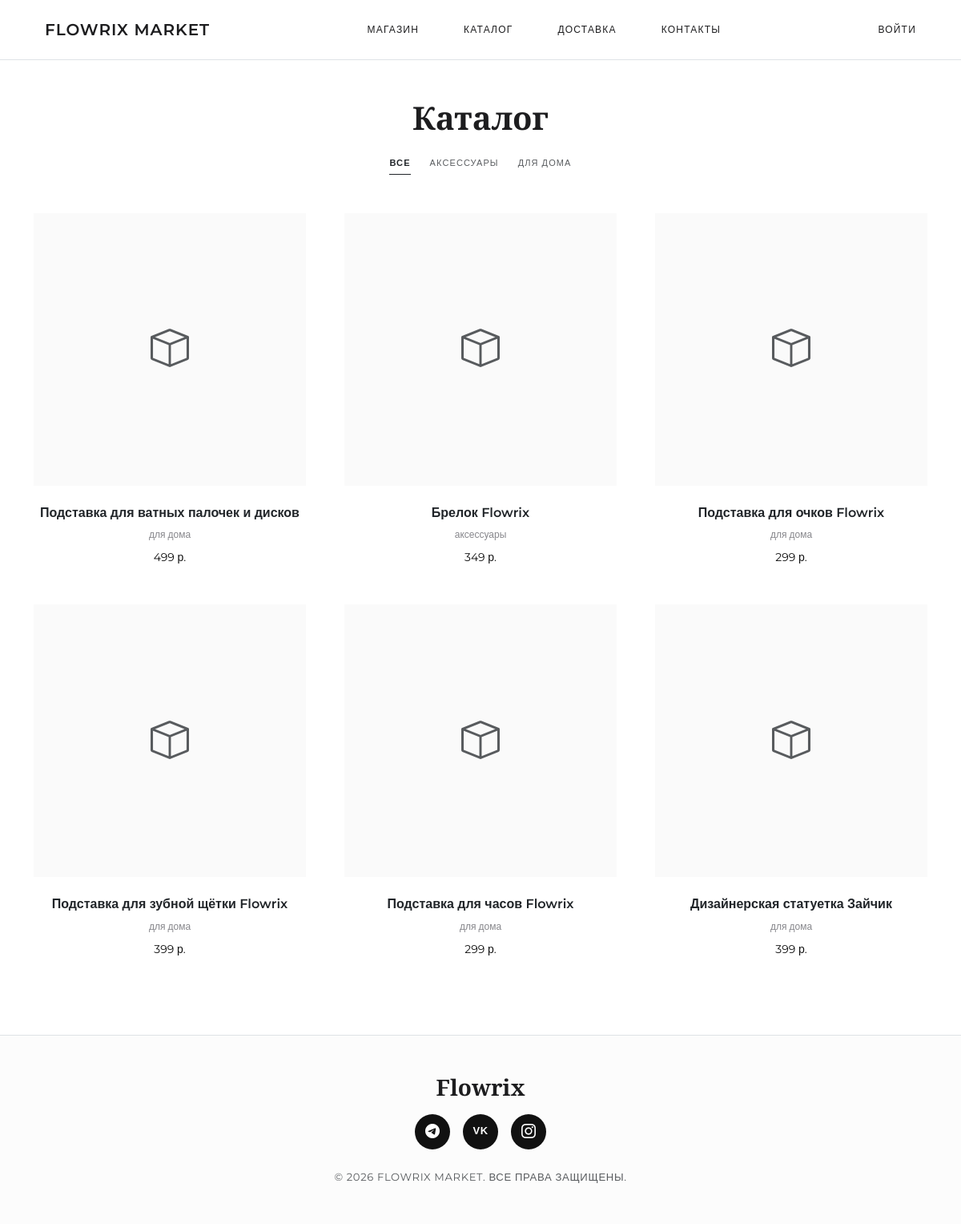
/catalog, run on the app's committed database.
### models.py (models this page shows, shortened)
class Product(db.Model):
    __tablename__ = "products"
    id = db.Column(db.Integer, primary_key=True)
    name = db.Column(db.String(128), nullable=False)
    description = db.Column(db.Text, nullable=True)
    price = db.Column(db.Numeric(10, 2), nullable=False)
    image_filename = db.Column(db.String(256), nullable=True)
    category = db.Column(db.String(64), nullable=True)
    is_available = db.Column(db.Boolean, default=True, nullable=False)
    created_at = db.Column(db.DateTime, default=datetime.utcnow)
    order_items = db.relationship("OrderItem", back_populates="product")
    images = db.relationship("ProductImage", back_populates="product", cascade="all, delete-orphan")
    @property
    def price_float(self) -> float:
        return float(self.price)

### routes/products.py (the view)
@products_bp.route("/catalog")
def index():
    search = request.args.get("q", "").strip()
    category = request.args.get("category", "").strip()
    products = get_products_filtered(search=search, category=category)
    categories = get_all_categories()
    return render_template(
        "products/index.html",
        products=products,
        categories=categories,
        search=search,
        active_category=category,
    )

### main.py (called while the page is built)
def _ensure_admin():
    from models import User
    try:
        first_user = User.query.order_by(User.id.asc()).first()
        if first_user and first_user.role != "admin":
            first_user.role = "admin"
            db.session.commit()
            print(f"User {first_user.username} promoted to Admin")
    except Exception as e:
        print(f"Admin promotion error: {e}")
        db.session.rollback()

### services/product_service.py (called while the page is built, shortened)
def get_products_filtered(search: str = "", category: str = "") -> list:
    query = Product.query.filter_by(is_available=True)
    if category:
        query = query.filter_by(category=category)
    return query.order_by(Product.created_at.desc()).all()

def get_all_categories() -> list[str]:
    rows = (
        Product.query
        .filter(Product.is_available.is_(True), Product.category.isnot(None))
        .with_entities(Product.category)
        .distinct()
        .all()
    )
    return sorted(row[0] for row in rows if row[0])

### templates/products/index.html (shortened to what this page needs)
{% extends "base.html" %}
{% block content %}
<div class="container py-5">
  <div class="text-center mb-5" data-aos="fade-up">
    <h2 class="font-serif mb-4 fs-1">
      {% if active_category %}{{ active_category }}{% elif search %}Поиск: «{{ search }}»{% else %}Каталог{% endif %}
    </h2>
    <div class="d-flex justify-content-center gap-4 flex-wrap mb-4">
      <a href="{{ url_for('products.index', q=search) }}" class="text-decoration-none text-uppercase {% if not active_category %}text-dark fw-bold border-bottom border-dark{% else %}text-muted{% endif %}" style="font-size: 11px; letter-spacing: 0.1em; padding-bottom: 4px;">
        Все
      </a>
      {% for cat in categories %}
        <a href="{{ url_for('products.index', category=cat, q=search) }}" class="text-decoration-none text-uppercase {% if active_category == cat %}text-dark fw-bold border-bottom border-dark{% else %}text-muted{% endif %}" style="font-size: 11px; letter-spacing: 0.1em; padding-bottom: 4px;">
          {{ cat }}
        </a>
      {% endfor %}
    </div>
  </div>
  {% if products %}
    <div class="row row-cols-1 row-cols-md-3 g-5">
      {% for product in products %}
        <div class="col" data-aos="fade-up" data-aos-delay="{{ loop.index * 50 }}">
          <div class="product-card">
            <a href="{{ url_for('products.detail', product_id=product.id) }}" class="text-decoration-none">
              <div class="img-wrapper">
              </div>
              <h5 class="text-dark">{{ product.name }}</h5>
              <div class="category">{{ product.category or "без категории" }}</div>
              <div class="price">{{ "%.0f"|format(product.price_float) }} р.</div>
            </a>
          </div>
        </div>
      {% endfor %}
    </div>
  {% else %}
    <div class="text-center py-5" data-aos="fade-up">
      <p class="text-muted">Ничего не найдено.</p>
      <a href="{{ url_for('products.index') }}" class="btn btn-outline-dark mt-3 rounded-0 text-uppercase" style="font-size: 12px; letter-spacing: 0.05em;">Сбросить фильтры</a>
    </div>
  {% endif %}
</div>
{% endblock %}

### templates/base.html (shortened to what this page needs)
<!DOCTYPE html>
<html lang="ru">
<head>
  <link rel="stylesheet" href="https://cdn.jsdelivr.net/npm/bootstrap@5.3.3/dist/css/bootstrap.min.css">
  <link rel="stylesheet" href="https://cdn.jsdelivr.net/npm/bootstrap-icons@1.11.3/font/bootstrap-icons.min.css">
  <link rel="stylesheet" href="https://unpkg.com/aos@next/dist/aos.css" />
  <link rel="stylesheet" href="{{ url_for('static', filename='css/style.css') }}">
</head>
<body>
  <nav class="navbar navbar-minimal sticky-top bg-white py-3 border-bottom">
    <div class="container-fluid px-4">
      <div class="d-flex align-items-center justify-content-between w-100">
        <div class="d-flex align-items-center">
          <a class="navbar-brand m-0" href="{{ url_for('products.home') }}">Flowrix Market</a>
        </div>
        <div class="d-none d-lg-flex gap-4">
          <a class="nav-link" href="{{ url_for('products.home') }}">МАГАЗИН</a>
          <a class="nav-link" href="{{ url_for('products.index') }}">КАТАЛОГ</a>
          <a class="nav-link" href="{{ url_for('products.delivery') }}">ДОСТАВКА</a>
          <a class="nav-link" href="{{ url_for('products.contacts') }}">КОНТАКТЫ</a>
        </div>
        <div class="d-flex align-items-center gap-3">
          {% if current_user.is_authenticated %}
            <button class="btn btn-link text-dark text-decoration-none d-flex align-items-center gap-2 p-0 position-relative" type="button" data-bs-toggle="offcanvas" data-bs-target="#offcanvasCart">
              <i class="bi bi-bag fs-5"></i>
              {% if current_user.active_cart and current_user.active_cart.items_count > 0 %}
                <span class="position-absolute top-0 start-100 translate-middle badge rounded-pill bg-danger" style="font-size: 10px;">
                  {{ current_user.active_cart.items_count }}
                </span>
              {% endif %}
            </button>
            <a class="nav-link p-0 text-dark" href="{{ url_for('auth.profile') }}">ПРОФИЛЬ</a>
          {% else %}
            <a class="nav-link p-0 text-dark" href="{{ url_for('auth.login') }}">ВОЙТИ</a>
          {% endif %}
        </div>
      </div>
    </div>
  </nav>
  <main style="min-height: 70vh;">
    {% block content %}{% endblock %}
  </main>
  <footer class="py-5 mt-5 border-top" style="background-color: #fcfcfc;">
    <div class="container d-flex flex-column align-items-center justify-content-center text-center">
      <h3 class="font-serif mb-3">Flowrix</h3>
      <div class="d-flex gap-3 mb-4">
        <a href="https://t.me/+lvLVunCbq9k2MjZi" target="_blank" class="social-icon-round" aria-label="Telegram">
          <i class="bi bi-telegram"></i>
        </a>
        <a href="https://vk.com/flowrix3d" target="_blank" class="social-icon-round" aria-label="VK">
          <span style="font-size: 13px; font-weight: bold; letter-spacing: 0.5px; font-family: sans-serif;">VK</span>
        </a>
        <a href="https://www.instagram.com/flowrix3d" target="_blank" class="social-icon-round" aria-label="Instagram">
          <i class="bi bi-instagram"></i>
        </a>
      </div>
      <p class="text-muted small mb-0" style="letter-spacing: 0.05em; text-transform: uppercase;">© 2026 Flowrix Market. Все права защищены.</p>
    </div>
  </footer>
</body>
</html>

### static/css/style.css (style rules this page uses)
:root { --color-primary: #111111; --color-secondary: #f0f0f0; --color-bg: #ffffff; --color-surface: #fafafa; --color-border: #e6e6e6; --color-text: #1d1d1f; --color-muted: #86868b; --color-accent: #f7e07a; --font-main: 'Montserrat', sans-serif; --font-heading: 'Playfair Display', serif; --radius-sm: 4px; --radius-md: 8px; --radius-pill: 50px; }
body { font-family: var(--font-main); background-color: var(--color-bg); color: var(--color-text); line-height: 1.6; font-size: 15px; font-weight: 400; -webkit-font-smoothing: antialiased; }
h1, h2, h3, h4, h5, h6, .font-serif { font-family: var(--font-heading); font-weight: 600; }
.navbar-minimal { background: rgba(255, 255, 255, 0.95); backdrop-filter: blur(10px); border-bottom: 1px solid var(--color-border); padding: 1.5rem 2rem; }
.navbar-brand { font-family: var(--font-main); font-weight: 600; font-size: 20px; letter-spacing: 0.05em; color: var(--color-text) !important; text-transform: uppercase; }
.nav-link { font-size: 12px; color: var(--color-text) !important; font-weight: 500; text-transform: uppercase; letter-spacing: 0.1em; transition: opacity 0.2s; padding: 0.5rem 1rem; }
.product-card { text-align: center; transition: all 0.3s ease; background: transparent; border: none; }
.product-card .img-wrapper { background: var(--color-surface); margin-bottom: 1.5rem; overflow: hidden; }
.product-card h5 { font-family: var(--font-main); font-weight: 600; font-size: 16px; margin-bottom: 0.5rem; color: var(--color-primary); }
.product-card .category { font-size: 12px; color: var(--color-muted); margin-bottom: 0.5rem; text-transform: lowercase; }
.product-card .price { font-size: 14px; color: var(--color-primary); }

### templates/base.html (style rules this page uses)
.social-icon-round { display: inline-flex; align-items: center; justify-content: center; width: 44px; height: 44px; border-radius: 50%; background-color: #111; color: #fff; font-size: 18px; text-decoration: none; transition: all 0.2s ease; }

### data on the page
Product: name "Подставка для ватных палочек и дисков", category "для дома", price_float "499"
Product: name "Брелок Flowrix", category "аксессуары", price_float "349"
Product: name "Подставка для очков Flowrix", category "для дома", price_float "299"
Product: name "Подставка для зубной щётки Flowrix", category "для дома", price_float "399"
Product: name "Подставка для часов Flowrix", category "для дома", price_float "299"
Product: name "Дизайнерская статуетка Зайчик", category "для дома", price_float "399"

### other printed values
{{ cat }} "АКСЕССУАРЫ" "ДЛЯ ДОМА"
